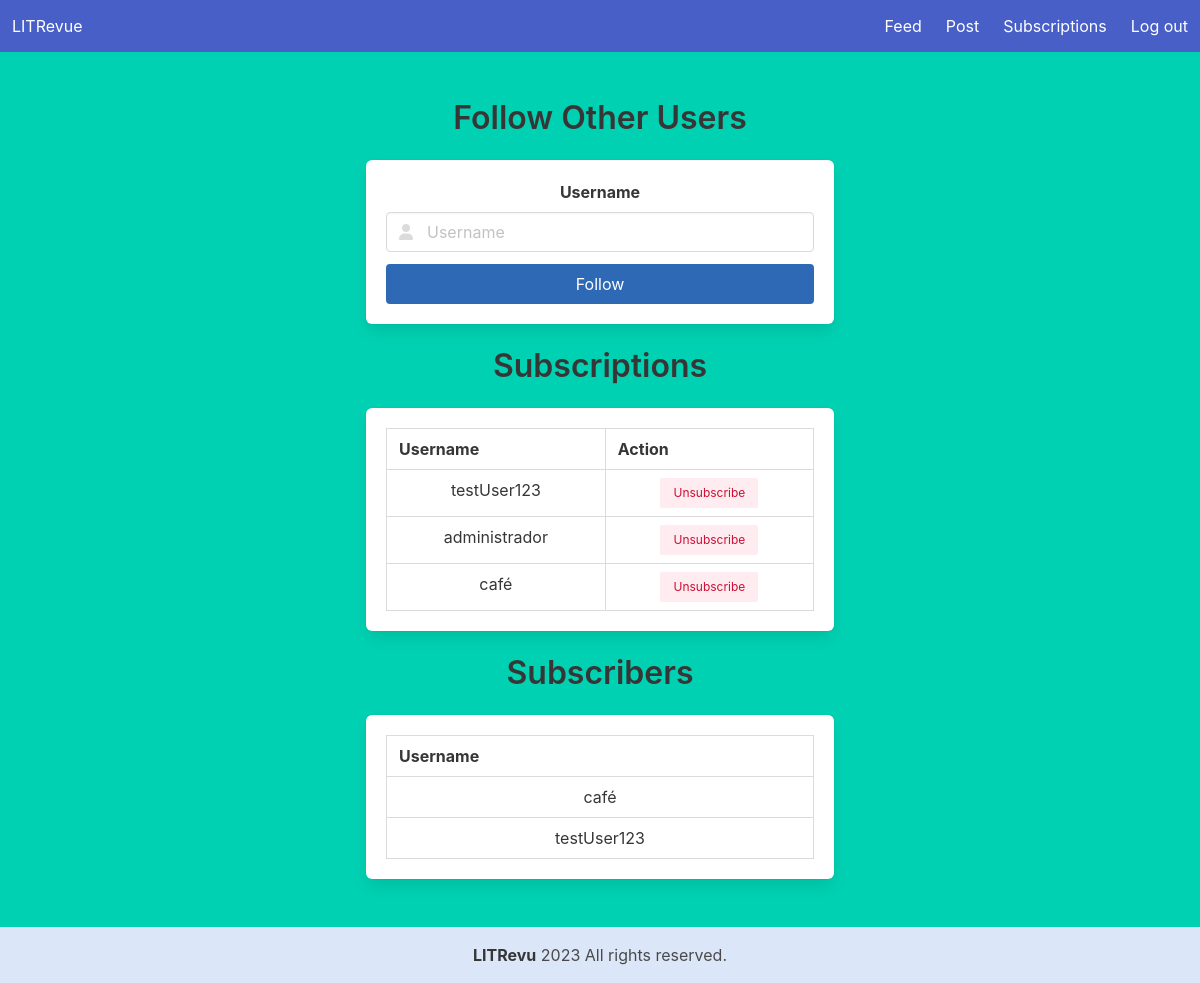
The page /abonnements/ (signed in) on the database as committed earlier.
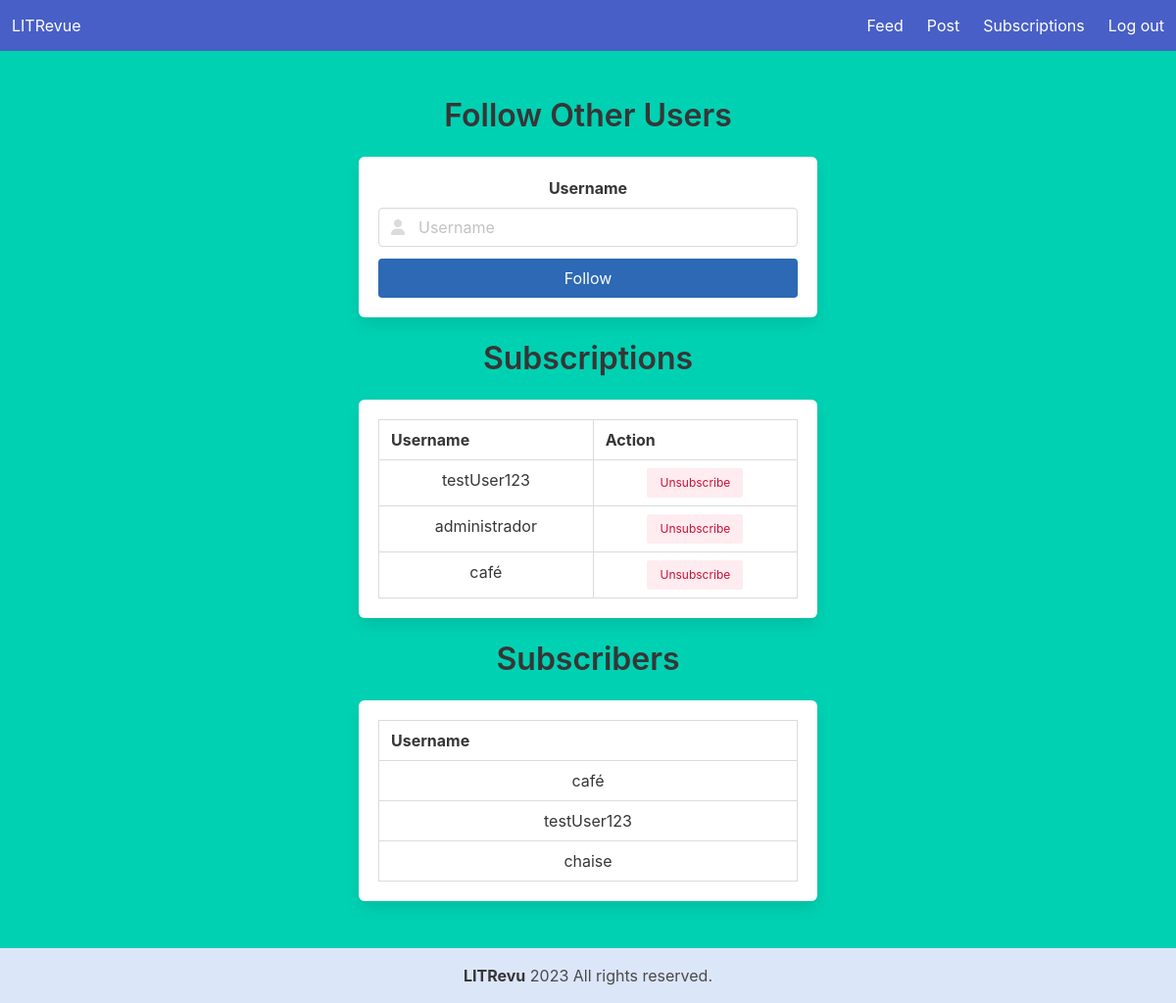
The same page on the database as committed later.
### users/models.py (models this page shows, shortened)
class UserFollows(models.Model):
    user: CustomUser = models.ForeignKey(settings.AUTH_USER_MODEL,
                                         on_delete=models.CASCADE,
                                         related_name='following')
    followed_user: CustomUser = models.ForeignKey(settings.AUTH_USER_MODEL,
                                                  on_delete=models.CASCADE,
                                                  related_name='followed_by')
    class Meta:
        unique_together = ('user', 'followed_user')

class CustomUser(AbstractUser):
    objects = UserManager()

### users/views.py (the view)
# urls.py: path('abonnements/', FollowedUsersView.as_view(), name='abonnements'),
class FollowedUsersView(LoginRequiredMixin, View):
    def get(self, request, *args, **kwargs):
        followed_users = UserFollows.objects.filter(user=request.user)
        return render(request,
                      'users/followed_users.html',
                      {'followed_users': followed_users})

### users/templates/users/followed_users.html (shortened to what this page needs)
{% extends 'feed/base.html' %}
{% block content %}
<section class="hero is-fullheight is-primary">
    <div class="hero-body">
        <div class="container has-text-centered">
            <div class="columns is-centered">
                <div class="column is-half">
                    <h1 class="title has-text-grey-darker">Follow Other Users</h1>
                    <div class="box">
                        <form method="post" action="{% url 'follow-user' %}">
                            <div class="field">
                                <label class="label" for="username_to_follow">Username</label>
                                <div class="control has-icons-left">
                                    <input id="username_to_follow" class="input" type="text" placeholder="Username" name="username_to_follow" required>
                                    <span class="icon is-small is-left">
                                    </span>
                                </div>
                            </div>
                            <div class="field">
                                <div class="control">
                                    <button type="submit" class="button is-info is-fullwidth">Follow</button>
                                </div>
                            </div>
                        </form>
                    </div>
                    <h2 class="title has-text-grey-darker">Subscriptions</h2>
                    <div class="box">
                        <table class="table is-fullwidth is-bordered">
                            <thead>
                                <tr>
                                    <th>Username</th>
                                    <th>Action</th>
                                </tr>
                            </thead>
                            <tbody>
                                {% for follow in followed_users %}
                                <tr>
                                    <td>{{ follow.followed_user.username }}</td>
                                    <td>
                                        <form method="post" action="{% url 'unfollow-user' follow.followed_user.id %}">
                                            <button type="submit" class="button is-danger is-light is-small">
                                                Unsubscribe
                                            </button>
                                        </form>
                                    </td>
                                </tr>
                                {% endfor %}
                            </tbody>
                        </table>
                    </div>
                    <h2 class="title has-text-grey-darker">Subscribers</h2>
                    <div class="box">
                        <table class="table is-fullwidth is-bordered">
                            <thead>
                                <tr>
                                    <th>Username</th>
                                </tr>
                            </thead>
                            <tbody>
                                {% for follow in request.user.followed_by.all %}
                                <tr>
                                    <td>{{ follow.user.username }}</td>
                                </tr>
                                {% endfor %}
                            </tbody>
                        </table>
                    </div>
                </div>
            </div>
        </div>
    </div>
</section>
{% endblock %}

### feed/templates/feed/base.html (shortened to what this page needs)
{% load static %}
<!DOCTYPE html>
<html lang="fr" class="has-navbar-fixed-top">
<head>
    <link rel="stylesheet" href="{% static 'users/bulma.css' %}">
    <link rel="stylesheet" href="{% static  'users/styles.css' %}">
    <link rel="stylesheet" href="https://cdnjs.cloudflare.com/ajax/libs/font-awesome/6.0.0-beta3/css/all.min.css">
</head>
<body>
    <nav class="navbar is-link is-fixed-top" role="navigation" aria-label="main navigation">
        <div class="navbar-brand">
            <div class="navbar-item">
                <p class="is-white">LITRevue</p>
            </div>
        </div>
        <div id="navbarBasicExample" class="navbar-menu">
            <div class="navbar-end">
                <a class="navbar-item" href="{% url 'feed' %}">
                    Feed
                </a>
                <a class="navbar-item" href="{% url 'posts' %}">
                    Post
                </a>
                <a class="navbar-item" href="{% url 'abonnements' %}">
                    Subscriptions
                </a>
                <a class="navbar-item" href="{% url 'logout' %}">
                    Log out
                </a>
            </div>
        </div>
    </nav>
    <div class="main-container">
        <main>
            {% block content %}{% endblock %}
        </main>
        <footer class="footer has-background-link-light-custom ">
            <div class="content has-text-centered">
                <p>
                    <strong>LITRevu</strong> 2023 All rights reserved.
                </p>
            </div>
        </footer>
    </div>
</body>
</html>

### users/static/users/styles.css (style rules this page uses)
body, html { height: 100%; margin: 0; }
.main-container { display: flex; flex-direction: column; min-height: 100vh; }
main { flex: 1 0 auto; }
footer.footer { margin-top: 0; padding: 1rem 0; }
footer { flex-shrink: 0; }
.button.is-info { background-color: rgb(45, 105, 180); }
.button.is-danger { background-color: #c00; color: #fff; }
.has-background-link-light-custom { background-color: hsl(219, 70%, 92%); }

Rows that differ between the two databases and show on the page:
added UserFollows: user.username "chaise", shown under "Subscribers"
